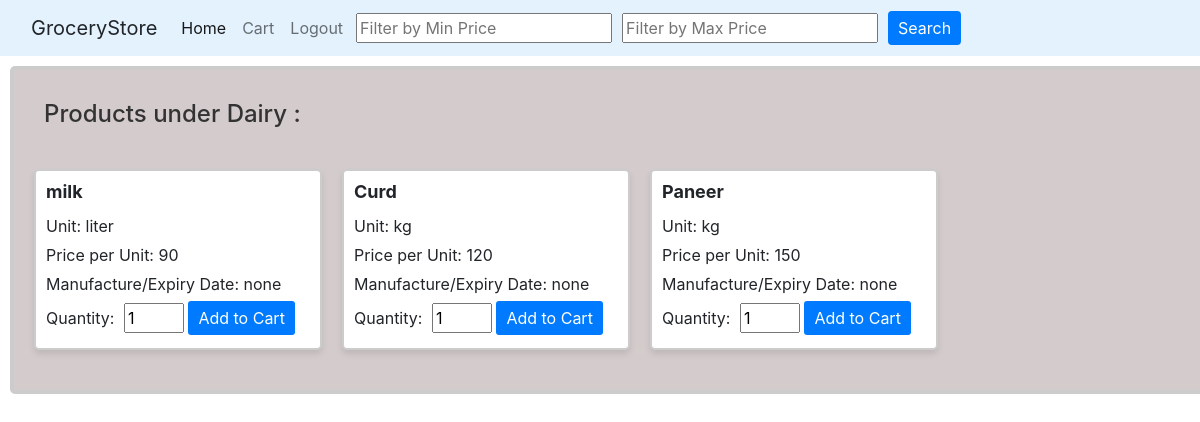
Page /viewproducts/1?user=vishnu (signed in) on the committed database.
### application/models.py (models this page shows)
class Categories(db.Model):
    __tablename__ = 'Categories'
    C_ID = db.Column(db.Integer,autoincrement=True, primary_key=True, unique=True, nullable=False)
    C_name = db.Column(db.String, nullable=False , unique=True)
    products = db.relationship("Products",back_populates="category",cascade='all, delete-orphan', lazy=True)

class Products(db.Model):
    __tablename__ = 'Products'
    P_ID = db.Column(db.Integer,autoincrement=True, primary_key=True, unique=True, nullable=False)
    C_ID = db.Column(db.Integer, db.ForeignKey("Categories.C_ID",ondelete='CASCADE') ,nullable=False )
    P_name = db.Column(db.String , nullable=False)
    unit = db.Column(db.String )
    price_per_unit = db.Column(db.Integer , nullable=False)
    manf_exp_Date = db.Column(db.String , nullable=True)
    umo_id = db.Column(db.Integer , db.ForeignKey("uom.uom_id",ondelete='CASCADE'),nullable=False)
    avable_qunty = db.Column(db.Integer)
    remaining_quantity = db.Column(db.Integer, nullable=False)
    category = db.relationship("Categories", back_populates="products")

### application/controllers.py (the view, shortened to what this page needs)
@app.route("/viewproducts/<int:category_id>")
def viewproducts(category_id):
    print(session)
    category = Categories.query.get(category_id)
    if category is None:
        flash("Category not found.", "error")
        return redirect(url_for("userhome"))
    products = Products.query.filter_by(C_ID=category_id).all()
    cart_items = session.get("cart", [])
    return render_template("user/viewproducts.html", category=category, products=products, cart_items=cart_items)

### templates/user/viewproducts.html (shortened to what this page needs)
{% extends "base2.html" %}
{% block content %}
<head>
    <link rel="stylesheet" type="text/css" href="{{ url_for('static', filename='css/userproducts.css') }}">
</head>
<body>
    <div class="container">
        <h3 class="prod">Products under {{ category.C_name }} :</h3>
        <div class="products-container d-flex flex-wrap">
            {% if not products %}
                <p style="font-size: 50px; color: red;">No products to display</p>
            {% else %}
                {% for product in products %}
                    <div class="card" style="width: 18rem;">
                        <div class="card-body">
                            <h4 class="card-title" id="cardProductName">{{ product.P_name }}</h4>
                            <p class="card-text">Unit: {{ product.unit }}</p>
                            <p class="card-text">Price per Unit: {{ product.price_per_unit }}</p>
                            <p class="card-text">Manufacture/Expiry Date: {{ product.manf_exp_Date }}</p>
                            <form class="addtocart" method="POST"  action="{{ url_for('add_to_cart', category_id=category.C_ID, product_id=product.P_ID,user=user) }}" >
                                <label for="quantity">Quantity:</label>
                                <input type="number" name="quantity" value="1" min="1">
                                <input type="submit" value="Add to Cart">
                            </form>
                        </div>
                    </div>
                {% endfor %}
            {% endif %}
        </div>
    </div>
</body>
{% endblock %}

### static/css/userproducts.css (style rules this page uses)
.card { width: 18rem; display:flex; margin: 30px 20px 20px 0; border: 2px solid #ccc; border-radius: 5px; box-shadow: 0 4px 6px rgba(0, 0, 0, 0.1); }
.card-body { padding: 10px; }
#cardProductName { font-size: 18px; font-weight: bold; }
.card-text { margin-bottom: 5px; }
form label { margin-right: 5px; }
.addtocart input[type="number"] { width: 60px; }
form input[type="submit"] { padding: 5px 10px; background-color: #007bff; color: #fff; border: none; border-radius: 3px; cursor: pointer; }
.prod { font-size: 24px; color: #333; margin: 10px; }
.container { width: 100%; max-width: 1200px; margin: 10px; padding: 20px; border: 4px solid #ccc; border-radius: 5px; background-color: #d4cccc; }

### rows in the picture
Categories: C_name "Dairy"
Products: P_name "milk", unit "liter", price_per_unit "90", manf_exp_Date "none"
Products: P_name "Curd", unit "kg", price_per_unit "120", manf_exp_Date "none"
Products: P_name "Paneer", unit "kg", price_per_unit "150", manf_exp_Date "none"
